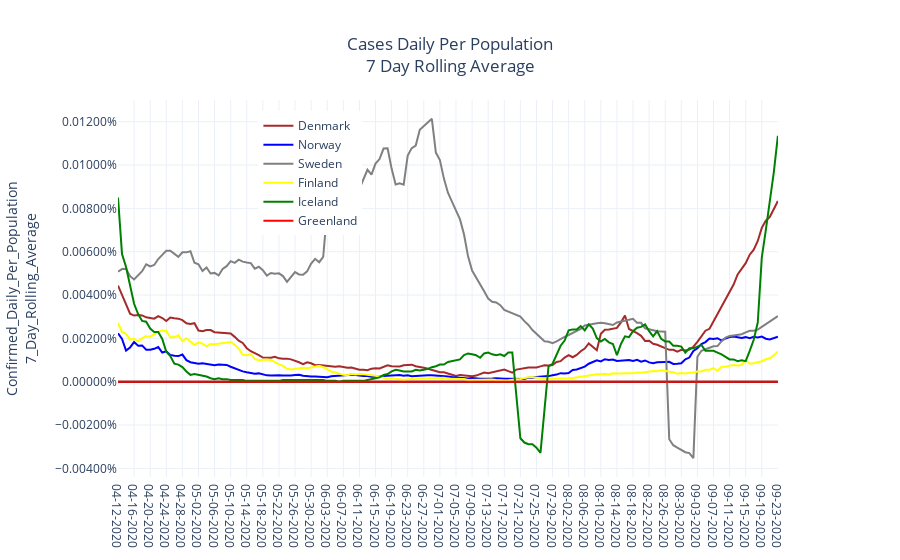

The cell this chart's notebook holds for it:
### Code cell
fig = make_subplots(specs=[[{'secondary_y':True}]])
for mycountry in countries_list:
    fig.add_trace(go.Scatter(x=country_df[country_df['Country_Region']==mycountry]['Date'],
                               y=country_df[country_df['Country_Region']==mycountry]['Confirmed_Daily_Per_Population_7_Day_Rolling_Average'],
                               name = rename_dict[mycountry],
                               line = {'color':colors_dict[mycountry]}),
                  secondary_y = False)

fig.update_layout(showlegend = True,
                #legend= {'x':0.09,'y':0.97,'bgcolor':'rgba(0,0,0,0)'},
                legend = {'x':0.2,'y':0.97},
                title='Cases Daily Per Population<br>7 Day Rolling Average',
                title_x=0.5,
                #margin = {'r':55},
                yaxis={'title':'Confirmed_Daily_Per_Population<br>7_Day_Rolling_Average',
                       'tickformat':'.5%',
                       #'range': [0.0,0.000035],
                       'zeroline':True,'zerolinecolor':'#000000','zerolinewidth':2.0},
                template = 'plotly_white')
#fig.update_layout(annotations = [{'x':'06-25-2020',
#                                 'y':0.0000275,
#                                 'xref':'x','yref':'y',
#                                 'showarrow':True,'arrowhead':7,'ax':85,'ay':0,
#                                 'text':r'NJ<br>(Probable Confirmed Added)'}])
fig.update_yaxes(title_text='People_Tested_Daily_Per_Population<br>7_Day_Rolling_Average',
                 secondary_y=True,tickformat='.1%')
fig.show()
myfilename = r'C:\__YOUTUBE__\__POLITICS__\Coronavirus\outputdata\4-CV_Cases_Per_Pop_7DAVG.png'
fig.write_image(myfilename,width = 852,height = 480, scale = 2.0)
print('Static Image:')
Image(filename=myfilename)

### Figure 1 — Plotly figure (JSON) as saved in the notebook; plotly's stock layout.template omitted (floating-point values rounded to 4 significant figures; data arrays with more than 128 entries replaced by an {"elided": "..."} marker saying what was removed)
{"data": [{"line": {"color": "brown"}, "name": "Denmark", "type": "scatter", "x": {"elided": "165 str values"}, "xaxis": "x", "y": {"elided": "165 float values"}, "yaxis": "y"}, {"line": {"color": "blue"}, "name": "Norway", "type": "scatter", "x": {"elided": "165 str values"}, "xaxis": "x", "y": {"elided": "165 float values"}, "yaxis": "y"}, {"line": {"color": "grey"}, "name": "Sweden", "type": "scatter", "x": {"elided": "165 str values"}, "xaxis": "x", "y": {"elided": "165 float values"}, "yaxis": "y"}, {"line": {"color": "yellow"}, "name": "Finland", "type": "scatter", "x": {"elided": "165 str values"}, "xaxis": "x", "y": {"elided": "165 float values"}, "yaxis": "y"}, {"line": {"color": "green"}, "name": "Iceland", "type": "scatter", "x": {"elided": "165 str values"}, "xaxis": "x", "y": {"elided": "165 float values"}, "yaxis": "y"}, {"line": {"color": "red"}, "name": "Greenland", "type": "scatter", "x": {"elided": "165 str values"}, "xaxis": "x", "y": {"elided": "165 int values"}, "yaxis": "y"}], "layout": {"legend": {"x": 0.2, "y": 0.97}, "showlegend": true, "title": {"text": "Cases Daily Per Population<br>7 Day Rolling Average", "x": 0.5}, "xaxis": {"anchor": "y", "domain": [0, 0.94]}, "yaxis": {"anchor": "x", "domain": [0, 1], "tickformat": ".5%", "title": {"text": "Confirmed_Daily_Per_Population<br>7_Day_Rolling_Average"}, "zeroline": true, "zerolinecolor": "#000000", "zerolinewidth": 2}, "yaxis2": {"anchor": "x", "overlaying": "y", "side": "right", "tickformat": ".1%", "title": {"text": "People_Tested_Daily_Per_Population<br>7_Day_Rolling_Average"}}}}
